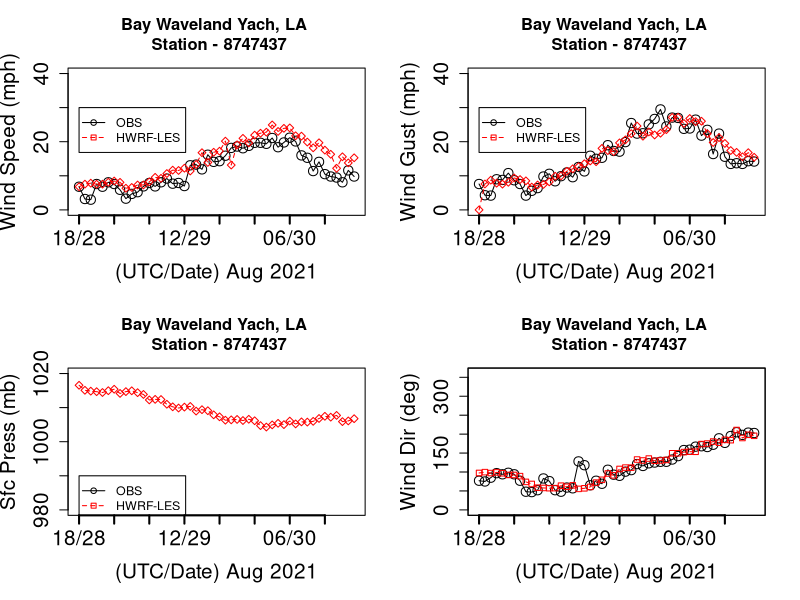

This figure's R source:
library(ggplot2)
library(zoo)
getwd()

setwd("/Users/anilkumar/IDA_RPLOT")

wind.df3 = read.csv(file="Baywaveland_hourly.csv")
attach(wind.df3)
head(wind.df3)
tail(wind.df3)

par(mfrow=c(2,2))
OBS_WSPD[OBS_WSPD == 9999] <- NA
OBS_PSFC[OBS_PSFC == 9999] <- NA
OBS_WDIR[OBS_WDIR == 9999] <- NA
OBS_GUST[OBS_GUST == 9999] <- NA
OBS_GUST[OBS_GUST == 5139.49] <- NA
OBS_WSPD[OBS_WSPD == 5139.49] <- NA
plot(OBS_WSPD,  type='o', col="black", ylim=c(0,40), xaxt="n",ann=FALSE, cex.axis=1.5, cex=1.5)

lines(HWRFLES_WSPD, type="o", pch=23, lty=2, col="red")


# Create a title with a red, bold/italic font
title(main="Bay Waveland Yach, LA \n Station - 8747437", col.main="black", cex=4)
#title("Eagle Point , TX \n Station 8771013", cex.main = 1.5, col.main= "black")

# Label the x and y axes with dark green text
title(xlab="(UTC/Date) Aug 2021", col.lab=rgb(0,0,0), cex.lab=1.5)
title(ylab="Wind Speed (mph)", col.lab=rgb(0,0,0), cex.lab=1.5)

# Create a legend at (1, g_range[2]) that is slightly smaller 
# (cex) and uses the same line colors and points used by 
# the actual plots 
legend(1, 30, c("OBS","HWRF-LES"), cex=0.90, 
       col=c("black","red"), pch=21:22, lty=1:2);
labels1 = c("18/28","00/29","06/29","12/29","18/29","00/30","06/30","12/30")

axis(1, at=seq(1,48,6), labels=labels1,lwd=2, cex.axis=1.5, cex=1.5)

# PLOT WIND GUST

plot(OBS_GUST,  type='o', col="black", ylim=c(0,40), xaxt="n",ann=FALSE, cex.axis=1.5, cex=1.5)

lines(HWRFLES_GUST, type="o", pch=23, lty=2, col="red")

# Create a title with a red, bold/italic font
title(main="Bay Waveland Yach, LA \n Station - 8747437", col.main="black", cex=4)
#title("Eagle Point , TX \n Station 8771013", cex.main = 1.5, col.main= "black")

# Label the x and y axes with dark green text
title(xlab="(UTC/Date) Aug 2021", col.lab=rgb(0,0,0), cex.lab=1.5)
title(ylab="Wind Gust (mph)", col.lab=rgb(0,0,0), cex.lab=1.5)

# Create a legend at (1, g_range[2]) that is slightly smaller 
# (cex) and uses the same line colors and points used by 
# the actual plots 
legend(1, 30, c("OBS","HWRF-LES"), cex=0.90, 
       col=c("black","red"), pch=21:22, lty=1:2);
abels1 = c("18/28","00/29","06/29","12/29","18/29","00/30","06/30","12/30")

axis(1, at=seq(1,48,6), labels=labels1,lwd=2, cex.axis=1.5, cex=1.5)


plot(OBS_PSFC,  type='o', col="black", ylim=c(980,1020), xaxt="n",ann=FALSE, cex.axis=1.5, cex=1.5)


lines(HWRFLES_PSFC, type="o", pch=23, lty=2, col="red")

title(main="Bay Waveland Yach, LA \n Station - 8747437", col.main="black", cex=4)
title(xlab="(UTC/Date) Aug 2021", col.lab=rgb(0,0,0), cex.lab=1.5)
title(ylab="Sfc Press (mb)", col.lab=rgb(0,0,0), cex.lab=1.5)
legend(1, 990, c("OBS","HWRF-LES"), cex=0.90, 
       col=c("black","red"), pch=21:22, lty=1:2);
abels1 = c("18/28","00/29","06/29","12/29","18/29","00/30","06/30","12/30")

axis(1, at=seq(1,48,6), labels=labels1,lwd=2, cex.axis=1.5, cex=1.5)

plot(OBS_WDIR,  type='o', col="black", ylim=c(0,360), xaxt="n",ann=FALSE, cex.axis=1.5, cex=1.5)
box()

lines(HWRFLES_WDIR, type="o", pch=22, lty=2, col="red")

title(main="Bay Waveland Yach, LA \n Station - 8747437", col.main="black", cex=4)
title(xlab="(UTC/Date) Aug 2021", col.lab=rgb(0,0,0), cex.lab=1.5)

title(ylab="Wind Dir (deg)", col.lab=rgb(0,0,0), cex.lab=1.5)

# Create a legend at (1, g_range[2]) that is slightly smaller 
# (cex) and uses the same line colors and points used by 
# the actual plots 
legend(400, 100, c("OBS","HWRF-LES-HighRES"), cex=0.40, 
       col=c("black","red"), pch=21:22, lty=1:2);
abels1 = c("18/28","00/29","06/29","12/29","18/29","00/30","06/30","12/30")

axis(1, at=seq(1,48,6), labels=labels1,lwd=2, cex.axis=1.5, cex=1.5)